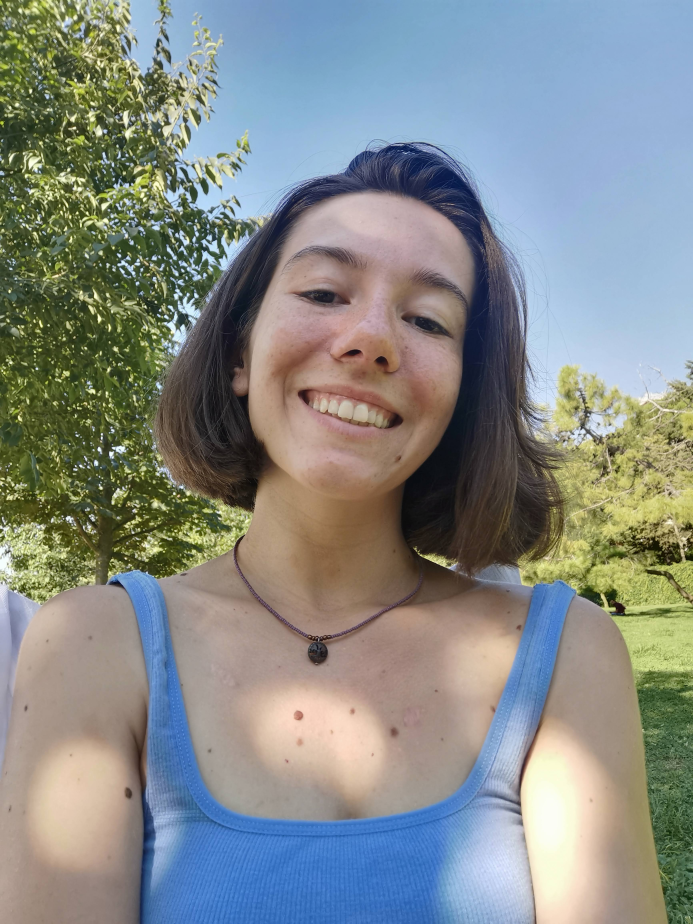
#> input picture GrabCut Face Segmentation/data/selin.jpg, 3464 x 4618 px (shown at 1/5 size)
$ python grabcut_face_segmentation.py --image data/selin.jpg --cascade haarcascade_frontalface_default.xml
#> lines starting #> are read from the running program, lines starting #| are printed output that depends on the picture; after the words box and inside, x2 and y2 are one past the last pixel; in counts of white or black regions, pixels touching at a corner belong together
import cv2
import argparse
import numpy as np

ap = argparse.ArgumentParser()
ap.add_argument("-i", "--image", required=True, help="Path of the image")
ap.add_argument("-c", "--cascade", required=True, help="Path of frontal face Haar Cascade")
args = vars(ap.parse_args())

image = cv2.imread(args["image"])
#> image is the input picture: shape (4618, 3464, 3); mean B, G, R 136, 138.8, 133.7
image = cv2.resize(image, (600, 600))
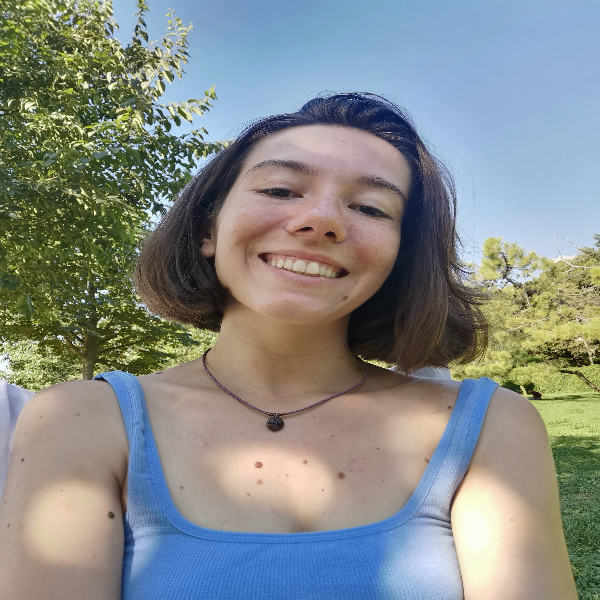
#> image: shape (600, 600, 3); mean B, G, R 136, 138.7, 133.6
gray = cv2.cvtColor(image, cv2.COLOR_BGR2GRAY)
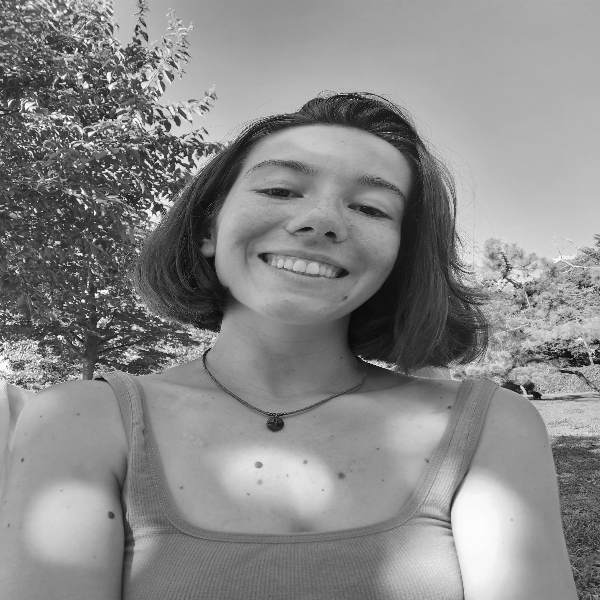
#> gray: shape (600, 600); min 4, max 254, mean 136.9

"""
haar_cascade = cv2.CascadeClassifier(args["cascade"])

faces = haar_cascade.detectMultiScale(gray)

for x, y, w, h in faces:
    cv2.rectangle(image, (x, y), (x + w, y + h), (0, 0, 255), 2)

cv2.imshow("face detect", image)
cv2.waitKey(0)
"""

mask = np.zeros(image.shape[:2], dtype="uint8")
foreground = np.zeros((1, 65), dtype="float")
background = np.zeros((1, 65), dtype="float")

"""
for rect in faces:
    mask, background_model, foreground_model = cv2.grabCut(image, mask, rect, background, foreground, iterCount=10,
                                                           mode=cv2.GC_INIT_WITH_RECT)
    value_mask = (mask == cv2.GC_PR_FGD).astype("uint8") * 255
    cv2.imshow("Probable background", value_mask)
    cv2.waitKey(0)

"""

rect = (129, 73, 364, 339)  # Haar Cascade returns a much more smaller rectangle
mask, background_model, foreground_model = cv2.grabCut(image, mask, rect, background, foreground, iterCount=10,
                                                       mode=cv2.GC_INIT_WITH_RECT)
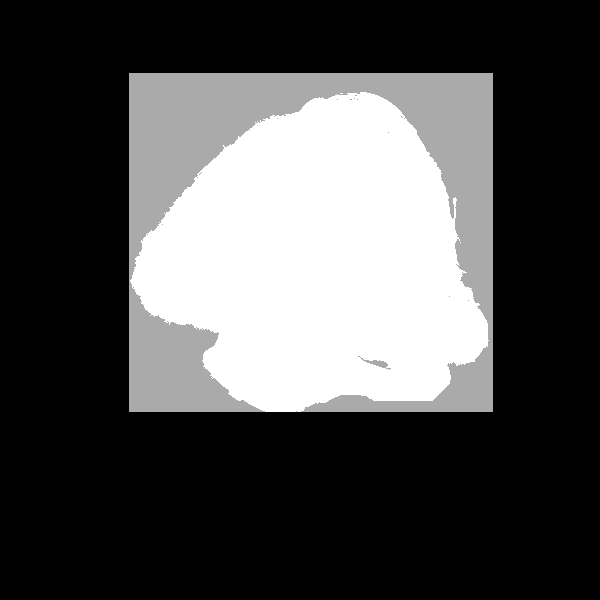
#> mask: shape (600, 600); min 0, max 3, mean 0.904; drawn with min black and max white
value_mask = (mask == cv2.GC_PR_FGD).astype("uint8") * 255
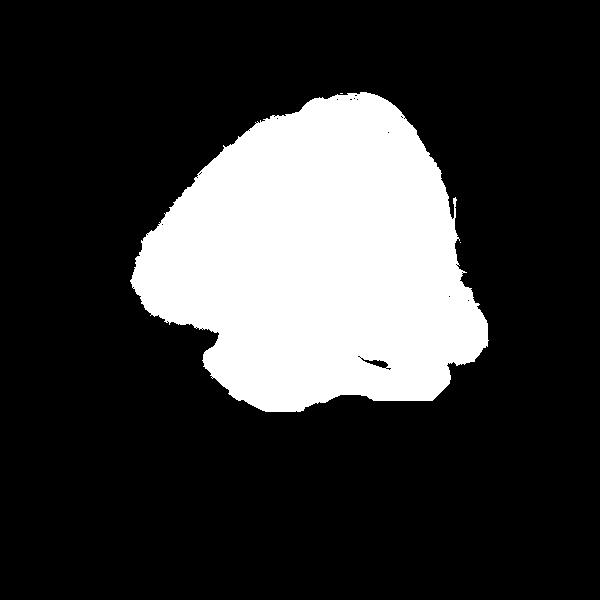
#> value_mask: shape (600, 600); 21.9% white; 3 white regions (2 under 20 px), largest, box (x1, y1, x2, y2) and area: (130, 92, 489, 412) 78659
cv2.imwrite("data/res_mask.jpg", value_mask)
cv2.imshow("Probable background", value_mask)

output_mask = (np.where((mask == cv2.GC_BGD) | (mask == cv2.GC_PR_BGD), 0, 1) * 255).astype("uint8")
output = cv2.bitwise_and(image, image, mask=output_mask)
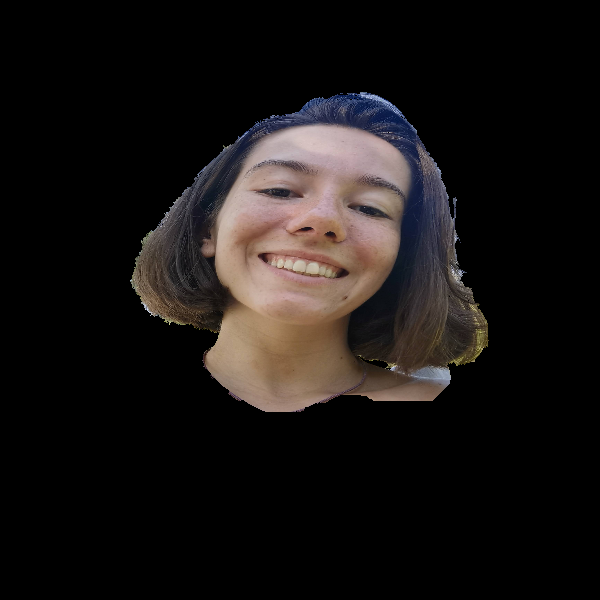
#> output: shape (600, 600, 3); mean B, G, R 19.5, 20.7, 24.5

cv2.imwrite("data/res.jpg", output)
cv2.imshow("res", output)
cv2.waitKey(0)

cv2.destroyAllWindows()
